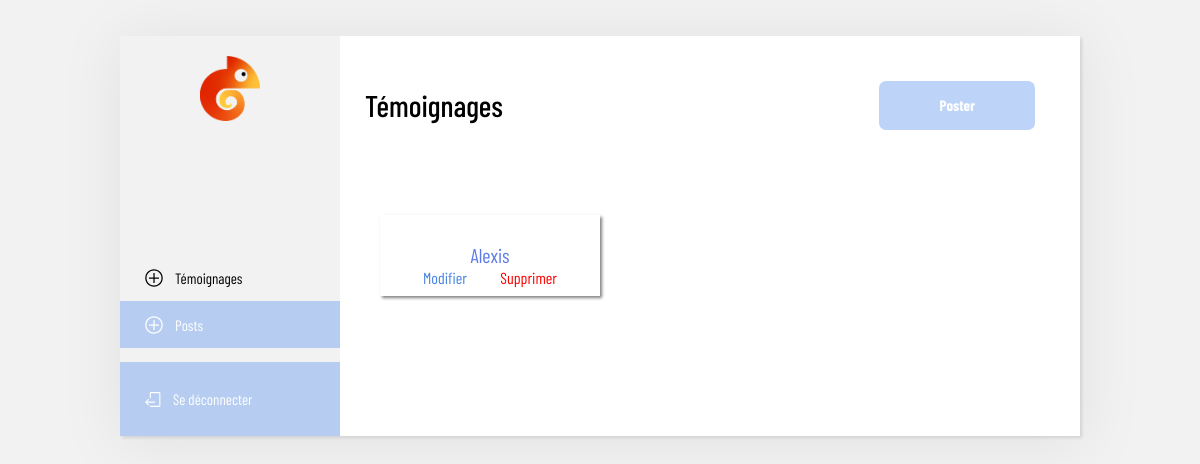
The app's page /back/testimony.php (signed in), older data.
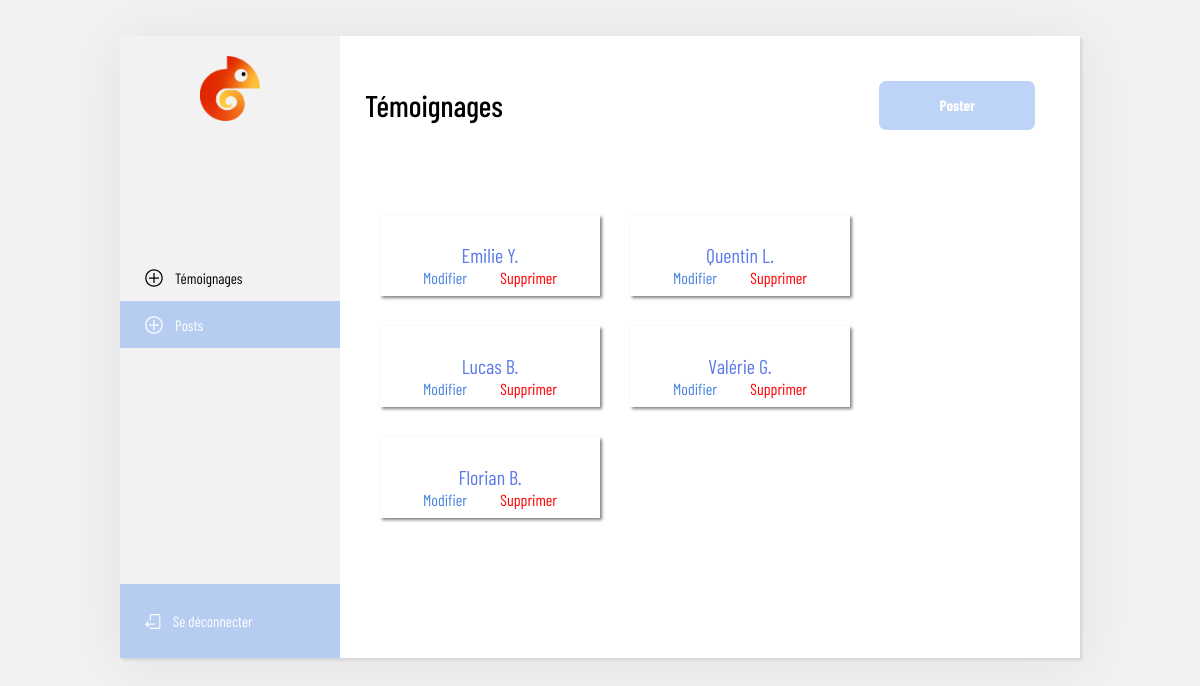
The same page, newer data.
### tables this page shows
CREATE TABLE `testimony` (
  `id` int(11) NOT NULL,
  `file` varchar(50) NOT NULL,
  `body` varchar(500) NOT NULL,
  `name` varchar(50) NOT NULL
);

### back/testimony.php (the view, shortened to what this page needs)
<?php
include('../config/settings.php');
$testimony = $db->prepare('SELECT * FROM testimony');
$testimony->execute();
$tTestimony = $testimony->fetchAll(PDO::FETCH_ASSOC);
?><!DOCTYPE html>
<html>
<head>
    <?php include('../include/head.php'); ?>
    <link rel="stylesheet" href="../public/css/reset.css">
	<link rel="stylesheet" href="../public/css/style.css">
	<link rel="stylesheet" href="css/backoffice.css">
</head>
<body>
    <main>
        <div class="testimony-form-container" style="height: fit-content;">
        <?php include('../include/navAdmin.php'); ?>
            <section class="item new-posts-form">
                <div class='heading'>
                    <h1>Témoignages</h1>
                    <a href="addTestimony.php" class="btn filled-btn">Poster</a>
                </div>
                <div class="testimony_container">
                <?php foreach ($tTestimony as $value) { ?>
                <div class="cardTestimonyCrud">
                <p class="name"><?= $value['name'] ?></p>
                    <div class='icon'>
                        <a href="updateTestimony.php?id=<?= $value['id']?>">Modifier</a>
                        <a href="core/deletTestimony.php?id=<?= $value['id']?>">Supprimer</a>
                    </div>
                </div>
                <?php } ?>
                </div>
            </section>
        </div>
    </main>
</body>
</html>

### include/head.php (shortened to what this page needs)
<link rel="stylesheet" href="public/css/reset.css">
<link rel="stylesheet" href="public/css/style.css">
<link rel="stylesheet" href="https://cdnjs.cloudflare.com/ajax/libs/slick-carousel/1.8.1/slick.css" />

### include/navAdmin.php
<aside class="new-posts">
    <figure class="nav_logo">
        <a href="/"><img src="../public/img/logo.PNG" alt="logo"></a>
    </figure>
        <div class="new-posts-group">
            <div class="new-posts-group-links">
                <a href="../back/testimony.php">
                    <img src="../public/img/plus.svg" alt="">Témoignages
                </a>
            </div>
            <div class="new-posts-group-links link-active">
                <a href="../back/addPost.php">
                    <img src="../public/img/plus.svg" alt="">Posts
                </a>
            </div>
        </div>
    <div class="new-posts-group-links link-logout">
        <a href="../back/core/logout.php">
            <img src="../public/img/logout.svg" alt="">Se déconnecter
        </a>
    </div>
</aside>

### public/css/style.css (style rules this page uses)
:root { --purple: #5C7AEA; --white: #fff; --yellow: #FFC357; --blackgrey: #999898; --black: #000; }
h1 { font-size: 3.5rem; }
* { font-size: 16px; }
p { font-size: 20px; line-height: 30px; }
section { margin-bottom: 100px; }
.nav_logo img { width: 60px; }
.btn { padding: 17px 60px; border-radius: 7px; margin: 20px; cursor: pointer; }
.filled-btn { background-color: #FFC65F; font-weight: bold; border: none; font-size: 22px; transition: 0.3s; }

### back/css/backoffice.css (style rules this page uses)
body { background-color: #F2F2F2; }
.testimony-form-container { margin: auto; margin-top:3%; margin-bottom: 3%; width: 80%; height: fit-content; min-height: 7px; display: flex; background-color: white; box-shadow: 2px 2px 3px lightgrey; filter: drop-shadow(0px 4px 30px rgba(0, 0, 0, 0.07)); }
.new-posts { min-width: 220px; }
.new-posts-group-links a { display: flex; align-items: center; height: 100%; }
.new-posts-form { width: calc(100% - 220px); padding: 25px; }
.new-posts-group { margin-top: 131px; }
.new-posts-group-links { height: 47px; width: 195px; padding-left: 25px; font-weight: normal; font-size: 15px; line-height: 22px; color: var(--black); }
.new-posts-group-links.link-active, .link-logout { background: rgba(95, 152, 237, 0.41); color: var(--white); }
.link-active img { filter: invert(1); }
.new-posts-group-links img { margin-right: 12px; }
.link-logout { height: 74px; position: absolute; bottom: 0; }
.new-posts-form h1 { font-weight: 500; font-size: 30px; line-height: 45px; margin-bottom: 25px; }
.new-posts .nav_logo { margin-top: 20px; }
aside.new-posts { display: flex; flex-direction: column; align-items: center; background: #F2F2F2; }
div.heading { display: flex; justify-content: space-between; align-items: center; margin-bottom: 50px; }
div.heading h1 { margin: 0; }
div.heading a.filled-btn { background-color: rgba(95, 152, 237, 0.41); font-weight: bold; font-size: 15px; color: white; transition: 0.3s; }
.icon a { color: red; }
.icon a:first-child { margin-right: 30px; color: rgb(72, 132, 223); }
.testimony_container { display: flex; flex-wrap: wrap; }
.cardTestimonyCrud { display: flex; flex-direction: column; box-shadow: 2px 2px 3px grey; padding: 10px; margin: 15px; min-width: 200px; text-align: center; }
.name { color: #5C7AEA; }

Row changes from the older to the newer data that the page shows:
removed testimony: name "Alexis"
added testimony: name "Emilie Y."
added testimony: name "Quentin L."
added testimony: name "Lucas B."
added testimony: name "Valérie G."
added testimony: name "Florian B."
